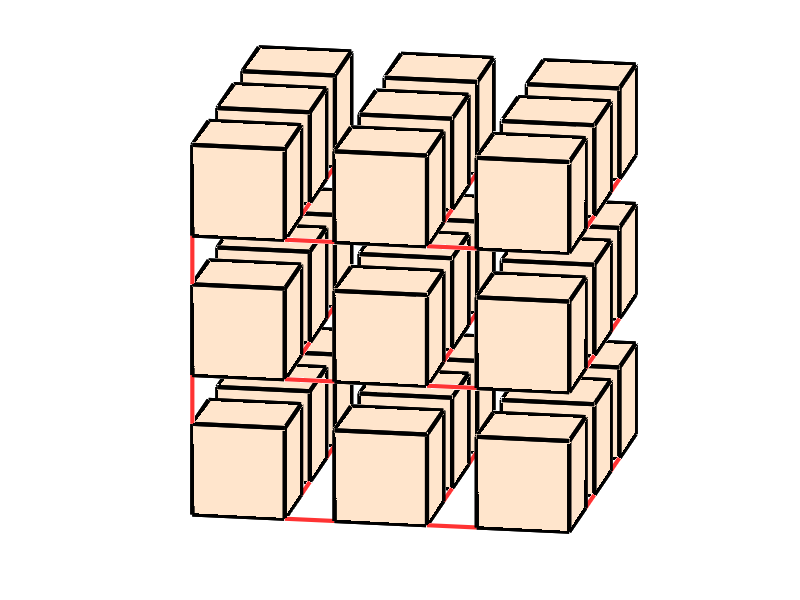

This figure's MATLAB source:
% Construct a minimum connecting link pattern (MCP) for a 3x3x3 rectangular prismatic assembly
%
% Reference:
% G. P. T. Choi, S. Chen, L. Mahadevan, 
% ``Control of connectivity and rigidity in prismatic assemblies.''
% Preprint, arXiv:2005.05845, 2020.

L = 3; %length
M = 3; %width
N = 3; %height
ncube = L*M*N; %Number of cubes

% Order of the 8 vertices
%   8 - - 7
%  /     /|
% 5 - - 6 |
% | 4 - | 3
% |/    |/
% 1 - - 2

% Order of the cubes
%       [24] - [25] - [26] 
%      /       /      /|
%    [21] - [22] - [23]|
%   /       /      /   |
% [18] - [19] - [20]   |
%  |                   |
%  |    [15] - [16] - [17]
%  |   /       /      /|
%  | [12] - [13] - [14]|
%  |/       /      /   |
% [9] - [10] - [11]    |
%  |                   |
%  |    [6] -  [7] -  [8]
%  |   /      /       /
%  | [3] -  [4] -  [5]
%  |/      /      /
% [0] -  [1] -  [2]


rown=ncube*18+1;
linkpairs=[
    8*0+2, 8*1+1;
    8*1+2, 8*2+1;
    8*0+3, 8*3+2;
    8*1+3, 8*4+2;
    8*2+3, 8*5+2;
    8*3+3, 8*6+2;
    8*4+3, 8*7+2;
    8*5+3, 8*8+2;
    
    8*0+5, 8*9+1;
    
    8*9+2, 8*10+1;
    8*10+2, 8*11+1;
    8*9+3, 8*12+2;
    8*10+3, 8*13+2;
    8*11+3, 8*14+2;
    8*12+3, 8*15+2;
    8*13+3, 8*16+2;
    8*14+3, 8*17+2;
    
    8*9+5, 8*18+1;
    
    8*18+2, 8*19+1;
    8*19+2, 8*20+1;
    8*18+3, 8*21+2;
    8*19+3, 8*22+2;
    8*20+3, 8*23+2;
    8*21+3, 8*24+2;
    8*22+3, 8*25+2;
    8*23+3, 8*26+2;
    ];

% generate plot
v = zeros(8*L*M*N,3);
f = [];
for i = 0:M-1 
    for j = 0:L-1
        for k = 0:N-1
            n = k*(M*L)+L*i + j + 1;
            v(8*n-7,:) = [2*j,2*i,2*k];
            v(8*n-6,:) = [2*j+1.3,2*i,2*k];
            v(8*n-5,:) = [2*j+1.3,2*i+1.3,2*k];
            v(8*n-4,:) = [2*j,2*i+1.3,2*k];
            v(8*n-3,:) = [2*j,2*i,2*k+1.3];
            v(8*n-2,:) = [2*j+1.3,2*i,2*k+1.3];
            v(8*n-1,:) = [2*j+1.3,2*i+1.3,2*k+1.3];
            v(8*n,:) = [2*j,2*i+1.3,2*k+1.3];
            f = [f; 
                8*n-7, 8*n-4, 8*n-5, 8*n-6;
                8*n-3, 8*n-2, 8*n-1, 8*n-0;
                8*n-7, 8*n-3, 8*n-0, 8*n-4;
                8*n-6, 8*n-5, 8*n-1, 8*n-2;
                8*n-7, 8*n-6, 8*n-2, 8*n-3;
                8*n-5, 8*n-4, 8*n-0, 8*n-1];
        end
    end
end

fig = figure; hold on
%  plot the links
for i = 1:length(linkpairs)
    plot3(v(linkpairs(i,:),1), v(linkpairs(i,:),2), v(linkpairs(i,:),3),'Color',[255 51 51]/255,'LineWidth',3);
end
% plot the cubes
patch('Faces',f,'Vertices',v,'FaceColor',[255 229 204]/255,'LineWidth',3);
axis equal tight off
view([10 15])
